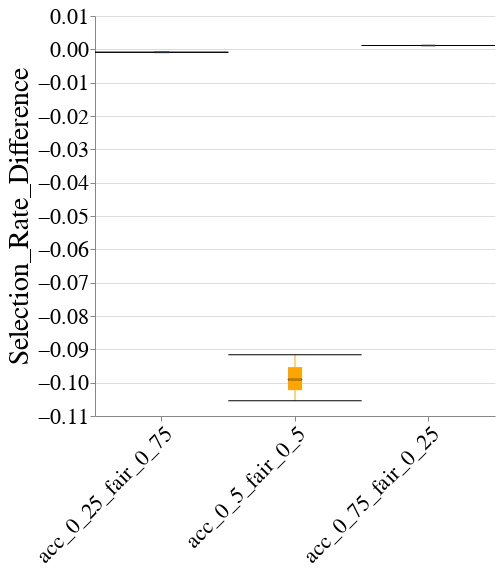

The notebook cell this image was saved under:
### Code cell
create_box_plot_per_dataset_and_case_study(to_plot=best_lp_metrics_per_exp_config_df,
                                           exp_name=EXP_NAME,
                                           dataset_name=DATASET_NAME,
                                           case_study_name=CASE_STUDY_NAME,
                                           metric_name="Selection_Rate_Difference",
                                           group="race")

### Figure 1 — Vega-Lite specification as saved in the notebook (floating-point values rounded to 4 significant figures)
{"config": {"view": {"continuousWidth": 400, "continuousHeight": 300, "stroke": null}, "axis": {"labelFontSize": 22, "labelFontWeight": "normal", "titleFontSize": 28, "titleFontWeight": "normal"}, "title": {"fontSize": 28}}, "data": {"name": "data-5ee71bf91df90c46d5b0af60f1e50b36"}, "mark": {"type": "boxplot", "color": "orange", "median": {"stroke": "black", "strokeWidth": 0.7}, "ticks": true}, "encoding": {"x": {"axis": {"labelAngle": -45, "labelLimit": 500}, "field": "exp_config_name", "title": null, "type": "nominal"}, "y": {"field": "disparity_metric_value", "scale": {"zero": false}, "title": "Selection_Rate_Difference", "type": "quantitative"}}, "height": 400, "width": 400, "$schema": "https://vega.github.io/schema/vega-lite/v4.17.0.json", "datasets": {"data-5ee71bf91df90c46d5b0af60f1e50b36": [{"exp_config_name": "acc_0_25_fair_0_75", "logical_pipeline_uuid": "Tm9uZSZOT19GQUlSTkVTU19JTlRFUlZFTlRJT04mZ2FuZGFsZl9jbGY=", "physical_pipeline_uuid": "7b189cfe-58e3-4572-bd10-43843f0073b4", "run_num": 1, "compound_pp_quality": 0.9841, "metric": "Selection_Rate_Difference", "model_name": "gandalf_clf", "runtime_in_mins": 0.7805, "dataset_name": "law_school", "logical_pipeline_name": "None&NO_FAIRNESS_INTERVENTION&gandalf_clf", "null_imputer_name": "None", "fairness_intervention_name": "NO_FAIRNESS_INTERVENTION", "male&race_dis": 0.9973, "male&race_priv": 0.9995, "male_dis": 0.9989, "male_priv": 0.9996, "overall": 0.9993, "race_dis": 0.9985, "race_priv": 0.9994, "disparity_metric_value": -0.0008775}, {"exp_config_name": "acc_0_5_fair_0_5", "logical_pipeline_uuid": "Tm9uZSZOT19GQUlSTkVTU19JTlRFUlZFTlRJT04mbHJfY2xm", "physical_pipeline_uuid": "0b1617c5-7158-4e93-b878-fa3ce42ed49a", "run_num": 1, "compound_pp_quality": 0.925, "metric": "Selection_Rate_Difference", "model_name": "lr_clf", "runtime_in_mins": 0.006204, "dataset_name": "law_school", "logical_pipeline_name": "None&NO_FAIRNESS_INTERVENTION&lr_clf", "null_imputer_name": "None", "fairness_intervention_name": "NO_FAIRNESS_INTERVENTION", "male&race_dis": 0.8963, "male&race_priv": 0.9905, "male_dis": 0.9758, "male_priv": 0.9868, "overall": 0.982, "race_dis": 0.9055, "race_priv": 0.9971, "disparity_metric_value": -0.0916}, {"exp_config_name": "acc_0_5_fair_0_5", "logical_pipeline_uuid": "Tm9uZSZOT19GQUlSTkVTU19JTlRFUlZFTlRJT04mbHJfY2xm", "physical_pipeline_uuid": "67b9b0e4-f551-4746-b52f-a57ef6f43a2d", "run_num": 5, "compound_pp_quality": 0.9239, "metric": "Selection_Rate_Difference", "model_name": "lr_clf", "runtime_in_mins": 0.005538, "dataset_name": "law_school", "logical_pipeline_name": "None&NO_FAIRNESS_INTERVENTION&lr_clf", "null_imputer_name": "None", "fairness_intervention_name": "NO_FAIRNESS_INTERVENTION", "male&race_dis": 0.8944, "male&race_priv": 0.988, "male_dis": 0.9771, "male_priv": 0.9828, "overall": 0.9803, "race_dis": 0.8964, "race_priv": 0.9955, "disparity_metric_value": -0.09907}, {"exp_config_name": "acc_0_5_fair_0_5", "logical_pipeline_uuid": "Tm9uZSZOT19GQUlSTkVTU19JTlRFUlZFTlRJT04mbHJfY2xm", "physical_pipeline_uuid": "6bc71aa4-32ae-4dcb-a1fe-548bbfcfb60b", "run_num": 2, "compound_pp_quality": 0.9185, "metric": "Selection_Rate_Difference", "model_name": "lr_clf", "runtime_in_mins": 0.005837, "dataset_name": "law_school", "logical_pipeline_name": "None&NO_FAIRNESS_INTERVENTION&lr_clf", "null_imputer_name": "None", "fairness_intervention_name": "NO_FAIRNESS_INTERVENTION", "male&race_dis": 0.8828, "male&race_priv": 0.99, "male_dis": 0.975, "male_priv": 0.9849, "overall": 0.9805, "race_dis": 0.8929, "race_priv": 0.9983, "disparity_metric_value": -0.1054}, {"exp_config_name": "acc_0_75_fair_0_25", "logical_pipeline_uuid": "Tm9uZSZOT19GQUlSTkVTU19JTlRFUlZFTlRJT04mZ2FuZGFsZl9jbGY=", "physical_pipeline_uuid": "a911f816-8bb7-4ea9-ad71-6533ce42bb8a", "run_num": 3, "compound_pp_quality": 0.9557, "metric": "Selection_Rate_Difference", "model_name": "gandalf_clf", "runtime_in_mins": 0.9757, "dataset_name": "law_school", "logical_pipeline_name": "None&NO_FAIRNESS_INTERVENTION&gandalf_clf", "null_imputer_name": "None", "fairness_intervention_name": "NO_FAIRNESS_INTERVENTION", "male&race_dis": 1.0, "male&race_priv": 0.9989, "male_dis": 0.9995, "male_priv": 0.9987, "overall": 0.999, "race_dis": 1.0, "race_priv": 0.9989, "disparity_metric_value": 0.001143}]}}
